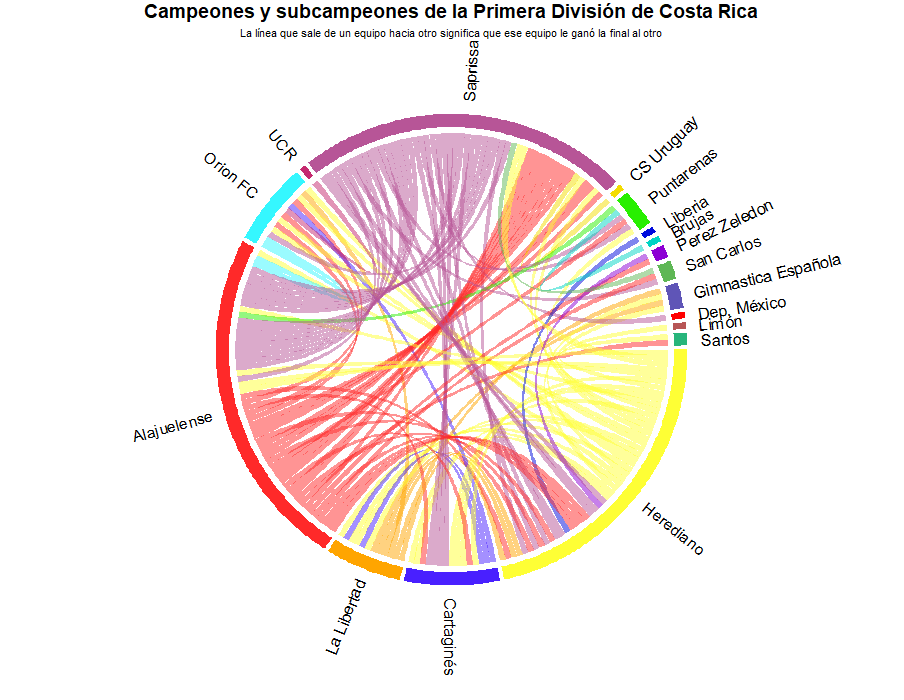

The script that drew this image:
library(circlize)
library(readxl)

finales_costarica <- read_xlsx("finales_costarica.xlsx")

colores <- c("#FEFF35", "#4920FF", "#FFA500",
             "#FF2929", "#35F7FF", "#C5296F", 
             "#B75597", "#F3DC00", "#28EF00", 
             "#000ADD", "#00D4C4", "#8C00D4",
             "#5EB755", "#5F55B7", "#FF0000",
             "#B75555", "#27B57B")

chordDiagram(finales_costarica, 
             grid.col = colores,
             annotationTrack = "grid",
             preAllocateTracks = 1,
             transparency = 0.5)
             circos.trackPlotRegion(
               track.index = 1,
               panel.fun = function(x, y){
                 xlim = get.cell.meta.data("xlim")
                 ylim = get.cell.meta.data("ylim")
                 sector.name = get.cell.meta.data("sector.index")
                 circos.text(mean(xlim), ylim[1] + .1,
                             cex = 1,
                             facing = "clockwise",
                             sector.name,
                             niceFacing = TRUE, adj = c(0, 0.5))
               },
               bg.border = NA
             )
             title("Campeones y subcampeones de la Primera División de Costa Rica")
             text(x = 0, y = 1.035, "La línea que sale de un equipo hacia otro significa que ese equipo le ganó la final al otro", cex = 0.7)
             circos.clear()
             
             
